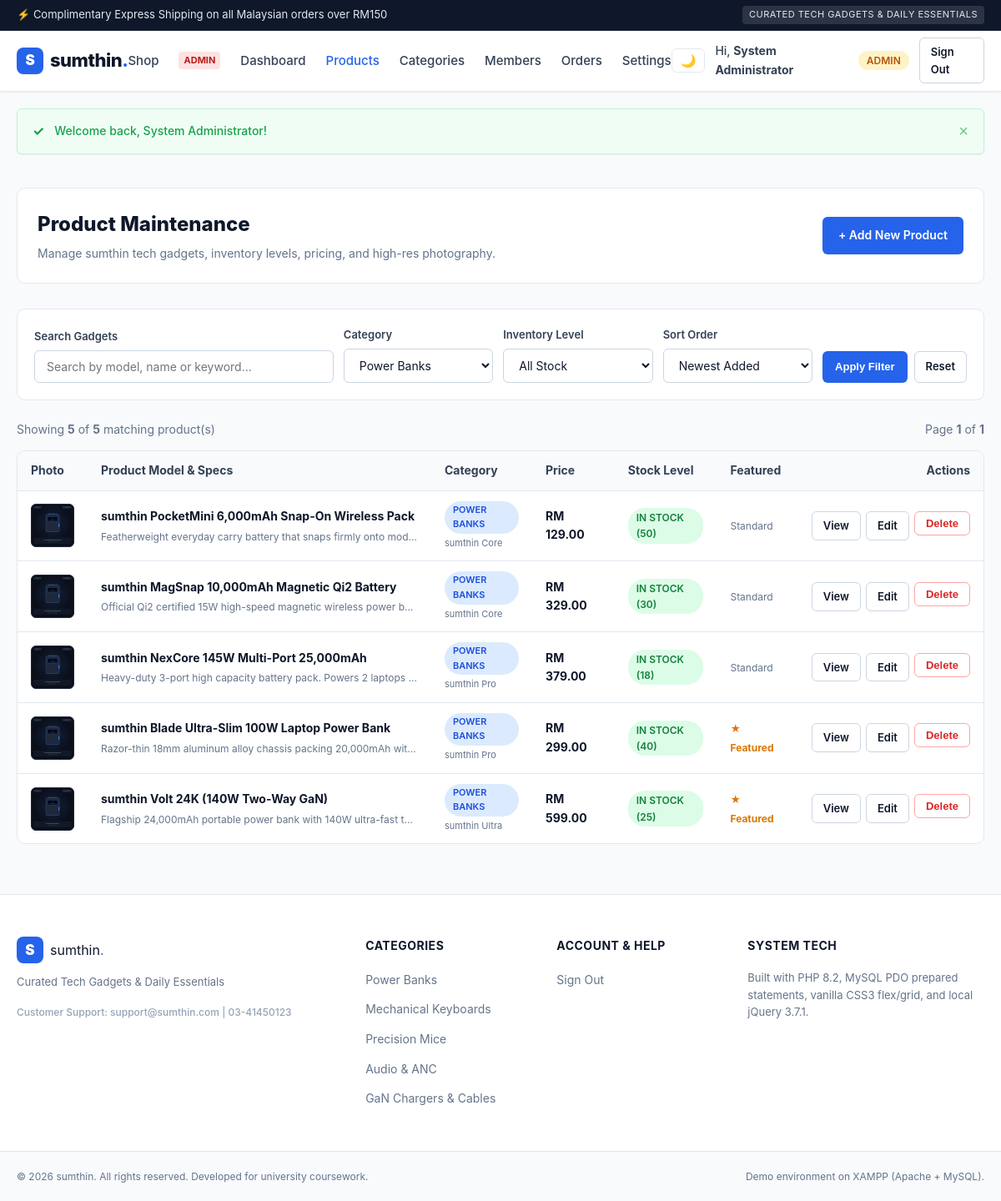
The page /admin/products.php?cat_id=1 (signed in) on the database as committed earlier.
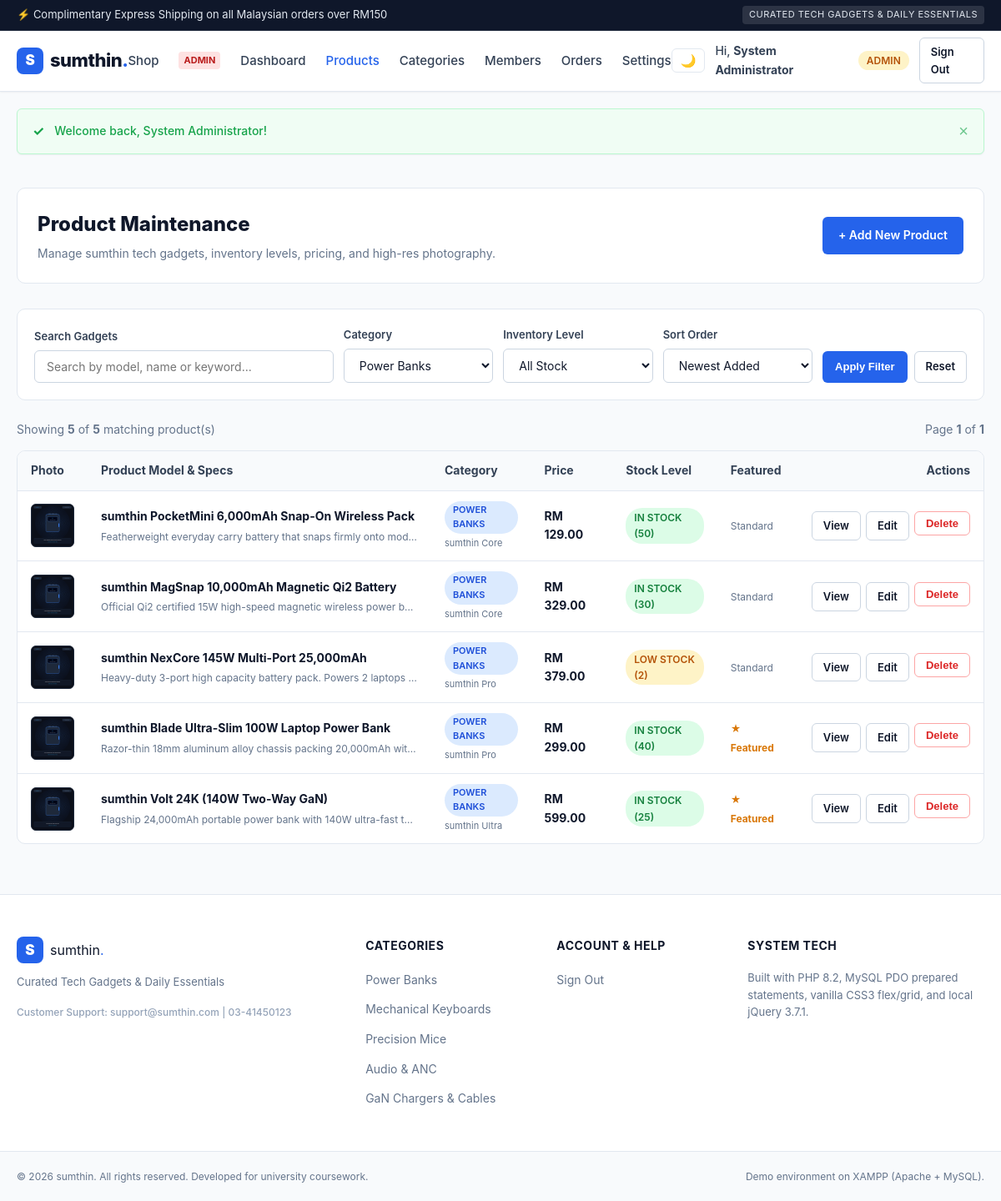
The same page on the database as committed later.
### tables this page shows
CREATE TABLE `product` (
  `id` INT AUTO_INCREMENT PRIMARY KEY,
  `category_id` INT NOT NULL,
  `brand_id` INT DEFAULT NULL,
  `name` VARCHAR(150) NOT NULL,
  `slug` VARCHAR(150) NOT NULL UNIQUE,
  `description` TEXT NOT NULL,
  `price` DECIMAL(10,2) NOT NULL,
  `stock` INT NOT NULL DEFAULT 0,
  `low_stock_threshold` INT NOT NULL DEFAULT 5,
  `warranty_months` TINYINT UNSIGNED NOT NULL DEFAULT 12,
  `specs` TEXT DEFAULT NULL,
  `is_featured` TINYINT(1) NOT NULL DEFAULT 0,
  `created_at` DATETIME NOT NULL DEFAULT CURRENT_TIMESTAMP,
  `updated_at` DATETIME NOT NULL DEFAULT CURRENT_TIMESTAMP ON UPDATE CURRENT_TIMESTAMP,
  INDEX `idx_product_category` (`category_id`),
  INDEX `idx_product_brand` (`brand_id`),
  CONSTRAINT `fk_product_category` FOREIGN KEY (`category_id`) REFERENCES `category` (`id`) ON DELETE CASCADE,
  CONSTRAINT `fk_product_brand` FOREIGN KEY (`brand_id`) REFERENCES `brand` (`id`) ON DELETE SET NULL
);

CREATE TABLE `category` (
  `id` INT AUTO_INCREMENT PRIMARY KEY,
  `name` VARCHAR(100) NOT NULL UNIQUE,
  `slug` VARCHAR(100) NOT NULL UNIQUE,
  `description` TEXT DEFAULT NULL,
  `created_at` DATETIME NOT NULL DEFAULT CURRENT_TIMESTAMP
);

CREATE TABLE `brand` (
  `id` INT AUTO_INCREMENT PRIMARY KEY,
  `name` VARCHAR(100) NOT NULL UNIQUE,
  `created_at` DATETIME NOT NULL DEFAULT CURRENT_TIMESTAMP
);

### _base.php (called while the page is built, shortened)
<?php
$config = require __DIR__ . '/_config.php';
function req(string $key, $default = '') {
    $val = $_POST[$key] ?? $_GET[$key] ?? $default;
    if (is_string($val)) {
        return trim($val);
    }
    return $val;
}
function base_url(string $path = ''): string {
    global $config;
    $base = rtrim($config['app']['base_url'], '/');
    $path = ltrim($path, '/');
    return $path !== '' ? $base . '/' . $path : $base;
}
function encode(?string $str): string {
    return htmlspecialchars((string)$str, ENT_QUOTES, 'UTF-8');
}

### _config.php (called while the page is built)
<?php
return [
    'db' => [
        'host'     => 'localhost',
        'port'     => '3306',
        'dbname'   => 'sumthin_db',
        'user'     => 'root',
        'password' => '',
        'charset'  => 'utf8mb4',
    ],
    'app' => [
        'name'            => 'sumthin',
        'tagline'         => 'Curated Tech Gadgets & Daily Essentials',
        'base_url'        => '/sumthin',
        'session_timeout' => 1800,
        'max_login_fails' => 3,
        'lockout_time'    => 900,
        'debug'           => false,
    ],
    'mail' => [
        'enabled'    => true,
        'debug'      => false,
        'smtp_host'  => 'smtp.gmail.com',
        'smtp_port'  => 587,
        'smtp_auth'  => true,
        'username'   => 'YOUR_GMAIL_ADDRESS@gmail.com',
        'password'   => 'YOUR_GMAIL_16_CHAR_APP_PASSWORD',
        'from_name'  => 'sumthin Tech Gadgets',
        'from_email' => 'no-reply@sumthin.com',
    ],
    'stripe' => [
        'publishable_key' => 'pk_test_PLACEHOLDER_KEY',
        'secret_key'      => 'sk_test_PLACEHOLDER_KEY',
        'currency'        => 'myr',
    ],
    'gemini' => [
        'api_key'  => 'AIzaSy_GEMINI_API_KEY_PLACEHOLDER',
        'endpoint' => 'https://generativelanguage.googleapis.com/v1beta/models/gemini-1.5-flash:generateContent',
    ],
    'datadog' => [
        'api_key' => 'DATADOG_API_KEY_PLACEHOLDER',
        'site'    => 'datadoghq.com',
    ],
];

### admin/products.php (the view, shortened to what the changed rows need)
<?php
require_once __DIR__ . '/../_base.php';
$cat_id       = req('cat_id');
$sort         = req('sort', 'id_desc');
$page         = max(1, (int)req('page', 1));
$limit        = 10;
$offset       = ($page - 1) * $limit;
$where_clauses = ["1=1"];
$params        = [];
if ($cat_id !== '') {
    $where_clauses[] = "p.category_id = ?";
    $params[] = (int)$cat_id;
}
$where_sql = implode(' AND ', $where_clauses);
$order_sql = match ($sort) {
    'name_asc'   => 'p.name ASC',
    'name_desc'  => 'p.name DESC',
    'price_asc'  => 'p.price ASC',
    'price_desc' => 'p.price DESC',
    'stock_asc'  => 'p.stock ASC',
    'stock_desc' => 'p.stock DESC',
    'id_asc'     => 'p.id ASC',
    default      => 'p.id DESC',
};
$sql = "
    SELECT p.*, c.name AS category_name, b.name AS brand_name,
           COALESCE(pp.photo_url, 'default_product.png') AS photo_url
    FROM `product` p
    JOIN `category` c ON p.category_id = c.id
    LEFT JOIN `brand` b ON p.brand_id = b.id
    LEFT JOIN `product_photo` pp ON p.id = pp.product_id AND pp.is_primary = 1
    WHERE $where_sql
    ORDER BY $order_sql
    LIMIT $limit OFFSET $offset
";
$stmt = $db->prepare($sql);
$stmt->execute($params);
$products = $stmt->fetchAll();
require_once __DIR__ . '/../_head.php';
?>
<div class="container">
    <div class="admin-header-panel">
        <div>
            <h1 style="font-size:24px; font-weight:800; color:var(--dark);">Product Maintenance</h1>
        </div>
    </div>
    <div class="table-responsive">
        <table class="table-custom">
            <thead>
                <tr>
                    <th style="width:60px;">Photo</th>
                    <th>Product Model & Specs</th>
                    <th>Category</th>
                    <th>Price</th>
                    <th>Stock Level</th>
                    <th>Featured</th>
                    <th style="text-align:right; width:190px;">Actions</th>
                </tr>
            </thead>
            <tbody>
                <?php if (empty($products)): ?>
                    <tr>
                        <td colspan="7" style="text-align:center; padding:40px; color:var(--gray);">
                            No products found matching your search criteria.
                        </td>
                    </tr>
                <?php else: ?>
                    <?php foreach ($products as $p): ?>
                        <tr>
                            <td>
                                <div style="width:52px; height:52px; background:#0b0f19; border-radius:6px; overflow:hidden; display:flex; align-items:center; justify-content:center; border:1px solid #1e293b;">
                                    <img src="<?= base_url('uploads/products/' . encode($p->photo_url)) ?>"
                                         alt="<?= encode($p->name) ?>"
                                         style="max-width:100%; max-height:100%; object-fit:contain;">
                                </div>
                            </td>
                            <td>
                                <div style="font-weight:700; color:var(--dark); margin-bottom:3px;">
                                    <a href="<?= base_url('admin/product_detail.php?id=' . (int)$p->id) ?>" style="text-decoration:none; color:inherit;">
                                        <?= encode($p->name) ?>
                                    </a>
                                </div>
                                <div style="font-size:12px; color:var(--gray); max-width:380px; white-space:nowrap; overflow:hidden; text-overflow:ellipsis;">
                                    <?= encode($p->description) ?>
                                </div>
                            </td>
                            <td>
                                <span class="role-pill pill-member" style="font-size:11px;">
                                    <?= encode($p->category_name) ?>
                                </span>
                                <?php if ($p->brand_name): ?>
                                    <div style="font-size:11px; color:var(--gray); margin-top:3px;"><?= encode($p->brand_name) ?></div>
                                <?php endif; ?>
                            </td>
                            <td style="font-weight:700; color:var(--dark);">
                                RM <?= number_format((float)$p->price, 2) ?>
                            </td>
                            <td>
                                <?php if ($p->stock == 0): ?>
                                    <span class="role-pill pill-admin" style="background:#fee2e2; color:#b91c1c;">
                                        Out of Stock (0)
                                    </span>
                                <?php elseif ($p->stock <= 15): ?>
                                    <span class="role-pill" style="background:#fef3c7; color:#b45309;">
                                        Low Stock (<?= (int)$p->stock ?>)
                                    </span>
                                <?php else: ?>
                                    <span class="role-pill" style="background:#dcfce7; color:#15803d;">
                                        In Stock (<?= (int)$p->stock ?>)
                                    </span>
                                <?php endif; ?>
                            </td>
                            <td>
                                <?= $p->is_featured ? '<span style="color:#d97706; font-size:12px; font-weight:700;">★ Featured</span>' : '<span style="color:var(--gray); font-size:12px;">Standard</span>' ?>
                            </td>
                            <td style="text-align:right;">
                                <div style="display:inline-flex; gap:6px;">
                                    <a href="<?= base_url('admin/product_detail.php?id=' . (int)$p->id) ?>" class="btn btn-outline-sm" title="View Details">
                                        View
                                    </a>
                                    <a href="<?= base_url('admin/product_edit.php?id=' . (int)$p->id) ?>" class="btn btn-outline-sm" title="Edit Product">
                                        Edit
                                    </a>
                                    <form action="<?= base_url('admin/product_delete.php') ?>" method="POST" style="display:inline;">
                                        <button type="submit" class="btn btn-outline-sm" style="color:var(--error); border-color:#fca5a5;" data-confirm="Are you sure you want to delete '<?= encode($p->name) ?>'? This cannot be undone.">
                                            Delete
                                        </button>
                                    </form>
                                </div>
                            </td>
                        </tr>
                    <?php endforeach; ?>
                <?php endif; ?>
            </tbody>
        </table>
    </div>
</div>
<?php require_once __DIR__ . '/../_foot.php'; ?>

Rows that differ between the two databases and show on the page:
changed product "sumthin NexCore 145W Multi-Port 25,000mAh": stock "18" → "2"; stock "IN STOCK (" → "LOW STOCK ("
